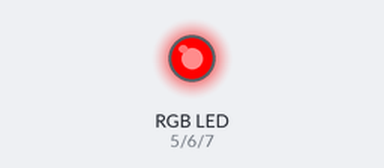
A sketch run on a simulated Arduino Uno, built with avr-gcc and run on an emulated ATmega328P. Parts: an RGB LED mixed from three pins (HIGH = lit).

Above: at 0.5 s.
At 1.5 s:
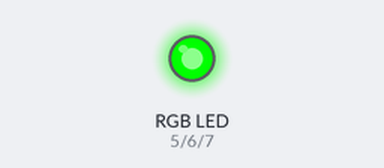
At 5.5 s:
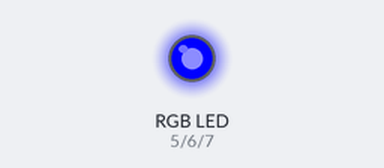
Timing chart, 0 to 6.9 s (numbered marks = the images above):
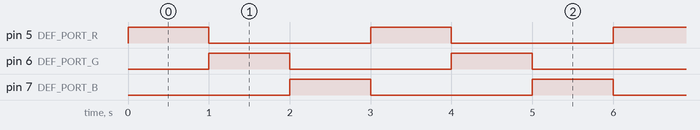

The sketch:

RgbLed.ino
```cpp
#include "RgbLed.h"

RgbLed rgbLed;

void setup() {
  // put your setup code here, to run once:
  rgbLed.setup();
}

void loop() {
  // put your main code here, to run repeatedly:
  rgbLed.turnRed(true);
  rgbLed.turnGreen(false);
  rgbLed.turnBlue(false);
  delay(1000);

  rgbLed.turnRed(false);
  rgbLed.turnGreen(true);
  rgbLed.turnBlue(false);
  delay(1000);

  rgbLed.turnRed(false);
  rgbLed.turnGreen(false);
  rgbLed.turnBlue(true);
  delay(1000);
}
```

RgbLed.h
```cpp
#pragma once

#define DEF_PORT_R	(5)
#define DEF_PORT_G	(6)
#define DEF_PORT_B	(7)

#define CHECK_R (1)
#define CHECK_G (2)
#define CHECK_B (4)

#define DELAY_LED (1000)

//CT_YELLOW == 3 =  1+2
//CT_PINK  == 5 = 1+4
//CT_CYAN == 6 = 2+4
enum ColorType
{
	CT_BLACK = 0, CT_RED, CT_GREEN, CT_YELLOW, CT_BLUE, CT_PINK
};

class RgbLed
{
public:
	RgbLed(void) { setPort(DEF_PORT_R, DEF_PORT_G, DEF_PORT_B); } // 생성자
	~RgbLed() {}	// 소멸자, 파괴자

	void setPort(int nPortR, int nPortG, int nPortB)
	{
		m_nPortR = nPortR, m_nPortG = nPortG, m_nPortB = nPortB;
	}

	void setup(void) { initLed(); }

	//7가지의 색을 출력하기 위한 함수
	void displayLed() {
		for (int i = 1; i <= 7; i++) {
			turnRgbLed(i);
			delay(DELAY_LED);
		}
	}

	void turnRed(bool bOn)
	{
		if (bOn) digitalWrite(m_nPortR, HIGH);
		else digitalWrite(m_nPortR, LOW);
	}

	void turnGreen(bool bOn)
	{
		if (bOn) digitalWrite(m_nPortG, HIGH);
		else digitalWrite(m_nPortG, LOW);
	}

	void turnBlue(bool bOn)
	{
		if (bOn) digitalWrite(m_nPortB, HIGH);
		else digitalWrite(m_nPortB, LOW);
	}

private:
	int m_nPortR, m_nPortG, m_nPortB; // RGB 포트

	void initLed(void)
	{
		pinMode(m_nPortR, OUTPUT);
		pinMode(m_nPortG, OUTPUT);
		pinMode(m_nPortB, OUTPUT);
	}

	// RGB 7가지 색
	void turnRgbLed(int nColor) {
		int nR = nColor & CHECK_R;  // &: 비트 단위 and 연산
		int nG = nColor & CHECK_G;
		int nB = nColor & CHECK_B;
		digitalWrite(DEF_PORT_R, (nR) ? HIGH : LOW);
		digitalWrite(DEF_PORT_G, (nG) ? HIGH : LOW);
		digitalWrite(DEF_PORT_B, (nB) ? HIGH : LOW);
	}
};
```

Measured:
- by itself, pin 5 (DEF_PORT_R), pin 6 (DEF_PORT_G), pin 7 (DEF_PORT_B): alternates HIGH for 1.0 s and LOW for 2.0 s
- by itself, everything shown: repeats every 3.0 s, in 3 steps
